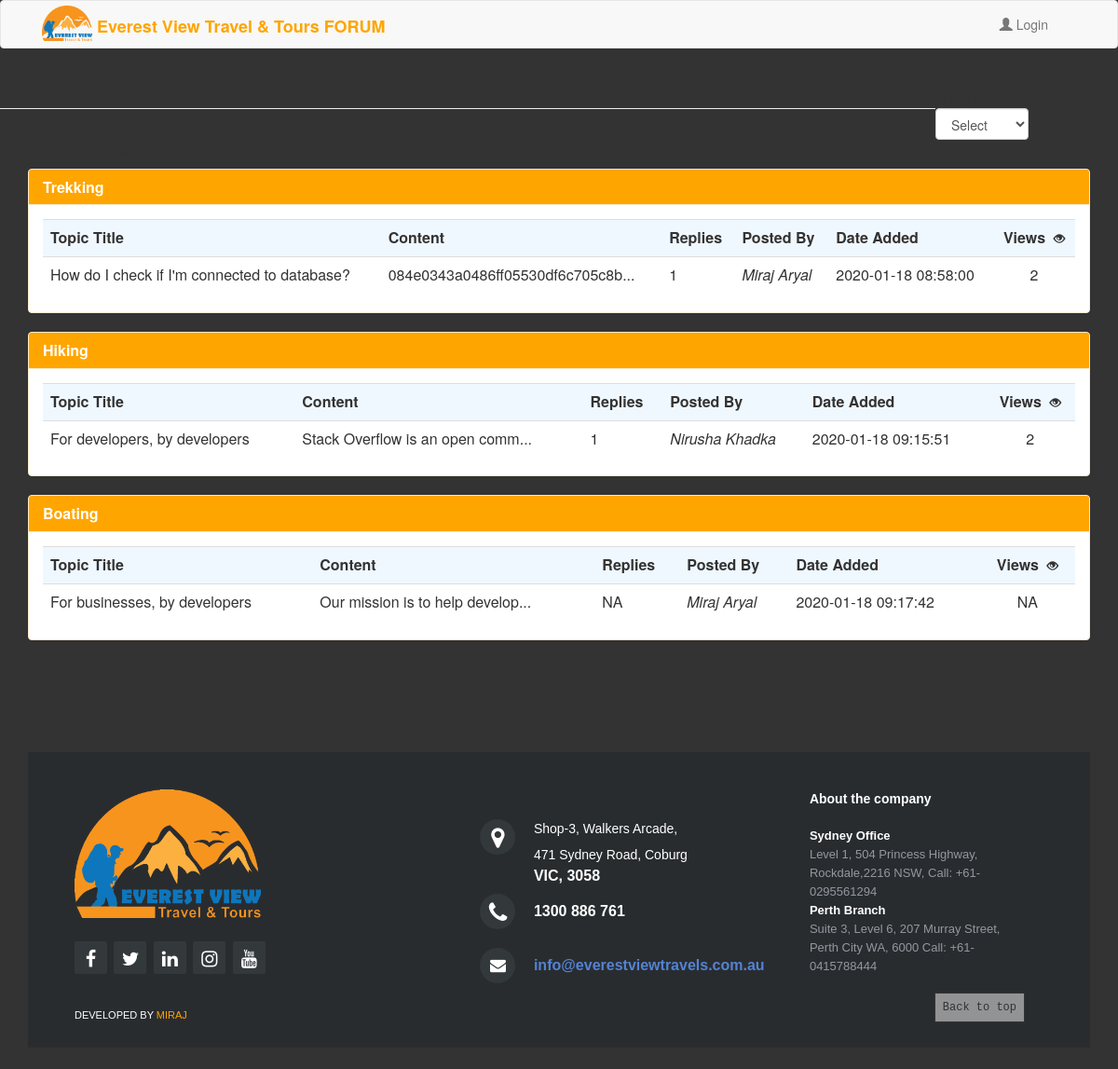
/pages/home.php (signed in), run on the app's committed database.
### tables this page shows
CREATE TABLE `category` (
  `cat_id` int(12) NOT NULL,
  `category` varchar(200) DEFAULT NULL
);

CREATE TABLE `tblpost` (
  `post_Id` int(11) NOT NULL,
  `title` varchar(255) DEFAULT NULL,
  `content` text,
  `datetime` datetime DEFAULT NULL,
  `cat_id` int(12) DEFAULT NULL,
  `user_Id` int(12) DEFAULT NULL,
  `approve` int(11) NOT NULL,
  `view` int(11) NOT NULL DEFAULT '0'
);

CREATE TABLE `tbluser` (
  `user_Id` int(11) NOT NULL,
  `fname` varchar(255) DEFAULT NULL,
  `lname` varchar(255) DEFAULT NULL
);

### pages/home.php (the view, shortened to what this page needs)
<?php include "header.php";?>
<hr>
<div class="container" style="margin:2% auto;min-height:300px;">
    <h4><b><p style="margin-left: 10;">Latest Discussion</p></b></h4>
    <?php  include "../functions/db.php";
    $sel = mysqli_query($con,"SELECT * from category");
    while($row=mysqli_fetch_assoc($sel)){
        extract($row);
        $sel2 = mysqli_query($con,"SELECT * from tblpost where cat_id='$cat_id' AND approve=1");
        $check=mysqli_fetch_assoc($sel2);
        echo '<div class=" col-md-12 col-sm-12" style="padding:1%;padding: 0;margin: 0;"><div class="panel panel-warning" >
        <div class="panel-heading" style="color:blak!important; background-color:orange!important;">
            <h3 class="panel-title" style="color: white;"><b>'.$category.'</b></h3>
        </div>
        <div class="panel-body" style="padding-bottom: 0px;">';
            if(!empty($check['title']))
            {
                echo '<table class="table table-stripped">
                <tr style="background-color: aliceblue;">
                    <th>Topic Title</th>
                    <th>Content</th>
                    <th>Replies</th>
                    <th>Posted By</th>
                    <th>Date Added</th>
                    <th style="text-align:center">Views  &nbsp;<span class="glyphicon glyphicon-eye-open" style="font-size:12px;"></span></th>
                </tr>';
                $sel1 = mysqli_query($con,"SELECT * from tblpost where cat_id='$cat_id'  AND approve=1 ORDER BY post_Id DESC LIMIT 4");
                while($row1=mysqli_fetch_assoc($sel1)){
                    extract($row1);
                    $comcount=mysqli_query($con,"SELECT count(post_Id) as c from tblcomment where post_Id=$post_Id");
                    $count=mysqli_fetch_assoc($comcount);
                    extract($count);
                    echo '<tr class="clickable-row" data-href="content.php?post_id='.$post_Id.'" style="cursor:pointer;">';
                    echo '<td>'.$title.'</td>';
                    echo '<td>'.wordwrap(substr($content,0,30),50,"<br>\n")."...".'</td>';
                    if($c==0){
                        echo '<td>NA</td>';
                    }
                    else{
                        echo '<td>'.$c.'</td>';
                    }
                    $usersql=mysqli_query($con,"SELECT * from tbluser where user_Id=$user_Id");
                    $user=mysqli_fetch_assoc($usersql);
                    if($user)
                    {
                        extract($user);
                        echo '<td><i>'.$fname.' '.$lname.'</i></td>';
                    }
                    else
                    {
                        echo '<td><i> Admin</i></td>';
                    }
                    echo '<td>'.$datetime.'</td>';
                    if($view!=0)
                        {echo '<td style="text-align:center">'.$view.'</td>';}
                    else{ echo '<td style="text-align:center">NA</td>';}
                    echo '</tr>';
                }
                echo '</table>';
            }else{
                echo '<center><p style="font-size:20px;padding:30px;">No Post</p></center>';
            }
            echo '</div></div></div>';
        }
        ?>
        <div class="text-center center-block">
            <br />
        </div>
        <?php include "footer.php";?>
        <a onclick="topFunction()" id="myBtn" title="Go to top" style="display: block;">Back to top</a>
    </body>
    </html>

### pages/header.php (shortened to what this page needs)
<?php
$username=$_SESSION['username'];
include "../functions/db.php";
?>
<html>
<head>
	<link rel="stylesheet" type="text/css" href="../css/global.css">
	<link rel="stylesheet" type="text/css" href="../css/bootstrap.css">
	<link rel="stylesheet" type="text/css" href="../css/bootstrap.min.css">
  <link href="//netdna.bootstrapcdn.com/font-awesome/4.0.3/css/font-awesome.css" rel="stylesheet">
</head>
<body style="background-color:#333;">
  <nav class="navbar navbar-default ">
    <div class="container">
      <div class="navbar-header page-scroll">
        <a class="navbar-brand page-scroll" href="home.php"></a>
      </div>
      <div class="navbar-header">
        <a class="navbar-brand" href="home.php" style="color:#ffa500;"><img src="../everestlogo.png" height="38px" width="54px" style="margin-top:-10;">&nbsp;<b>Everest View Travel & Tours FORUM</b></a>
      </div>
      <div class="collapse navbar-collapse" id="bs-example-navbar-collapse-1">
              <div>
              <?php if($username!='guest'){?>
                 <ul class="nav navbar-nav navbar-right">
                   <li><button class="btn btn-warning pull-right" style="margin-top:5%; background-color:orange !important;margin-right: 24px;"><a href="#quest" style="text-decoration:none!important;color:white!important;">Post a Question</a></button></li>
                   <li style="padding-left:10px;"><a href="#" ><span class="glyphicon glyphicon-user"></span> <?php echo ucfirst($username);?></a></li>
                   <li  style="padding-left:10px;padding-right:30px;"><a href="logout.php"><span class="glyphicon glyphicon-log-out"></span> Logout</a></li>
                </ul>
              <?php }elseif($username=='guest'){?>
              <ul class="nav navbar-nav navbar-right">
                   <li  style="padding-left:10px;padding-right:30px;"><a href="logout.php"><span class="glyphicon glyphicon-user"></span> Login</a></li>
                </ul>
              <?php }?>
               </div>
             </div>
           </div>
         </nav>
         <div style="padding:1% 8%;">
        </div><div style="clear:both;"></div>
      <div class="pull-right" style="margin-right:8%;">
       &nbsp;Jump to:<select class="form-control"  onchange="location = this.value;">
       <option value="home.php"><i>Select</i></option>
       <?php $select = mysqli_query($con,"SELECT * from category");
       while($rows=mysqli_fetch_assoc($select)){
        extract($rows);?>
        <option value="details.php?cid=<?php echo $cat_id;?>"><?php echo $category;?></option>
        <?php }?></select></div>

### pages/footer.php
<footer class="footer-distributed">
    <div class="footer-left">
      <img src="everestlogo.png" height="138px" width="200px">
      <div class="footer-icons">
        <a href="https://www.facebook.com/everestviewtravel/?ref=br_rs"><i class="fa fa-facebook" style="line-height:38px;"></i></a>
        <a href="#"><i class="fa fa-twitter" style="line-height:38px;"></i></a>
        <a href="#"><i class="fa fa-linkedin" style="line-height:38px;"></i></a>
        <a href="#"><i class="fa fa-instagram" style="line-height:38px;"></i></a>
        <a href="#"><i class="fa fa-youtube" style="line-height:38px;"></i></a>
    </div>
</div>
<div class="footer-center">
    <div>
        <i class="fa fa-map-marker"></i>
        <p><span><br>Shop-3, Walkers Arcade,<br>
            471 Sydney Road, Coburg</span> VIC, 3058</p>
        </div>
        <div>
            <i class="fa fa-phone"></i>
            <p> 1300 886 761</p>
        </div>
        <div>
            <i class="fa fa-envelope"></i>
            <p><a href="mailto:info@everestviewtravels.com.au">info@everestviewtravels.com.au</a></p>
        </div>
    </div>
    <div class="footer-right">
        <p class="footer-company-about">
            <span>About the company</span>
            <b style="color:white;">Sydney Office</b><br>
            Level 1, 504 Princess Highway,
            Rockdale,2216 NSW,
            Call: +61-0295561294 <br>
            <b style="color:white;">Perth Branch</b><br>
            Suite 3, Level 6, 207 Murray Street,
            Perth City WA, 6000
            Call: +61-0415788444
        </p>
    </div>
    <br><br>
    <div class="pull-left">
    <p style="color:white;font-family:arial, sans-serif;font-size:11px;font-weight:lighter;
    text-transform: uppercase;width:100%;background-image:url('dev.png');">Developed by <a href="http://www.fb.com/miraj977" style="color:orange;">Miraj</a></p></div>
</footer>

### css/global.css (style rules this page uses)
body { background-color: #333; }
#myBtn { display: none; text-decoration: none; cursor: pointer; position: fixed; bottom: 50px; right: 100px; z-index: 99; color: #333; padding: 8px; font-size: 12px; font-family: "Source Code Pro", monospace; background: #ffffff7d; border: 1px solid #333; line-height: 14px; }
.footer-distributed { background-color: #292c2f; box-shadow: 0 1px 1px 0 rgba(0, 0, 0, 0.12); box-sizing: border-box; width: 100%; text-align: left; font: bold 16px sans-serif; padding: 40px 50px; margin-top: 80px; }
.footer-distributed .footer-left, .footer-distributed .footer-center, .footer-distributed .footer-right { display: inline-block; vertical-align: top; }
.footer-distributed .footer-left { width: 40%; }
.footer-distributed .footer-center { width: 35%; }
.footer-distributed .footer-center i { background-color: #33383b; color: #ffffff; font-size: 25px; width: 38px; height: 38px; border-radius: 50%; text-align: center; line-height: 42px; margin: 10px 15px; vertical-align: middle; }
.footer-distributed .footer-center i.fa-envelope { font-size: 17px; line-height: 38px; }
.footer-distributed .footer-center p { display: inline-block; color: #ffffff; vertical-align: middle; margin:0; }
.footer-distributed .footer-center p span { display:block; font-weight: normal; font-size:14px; line-height:2; }
.footer-distributed .footer-center p a { color: #5383d3; text-decoration: none;; }
.footer-distributed .footer-right { width: 20%; }
.footer-distributed .footer-company-about { line-height: 20px; color: #92999f; font-size: 13px; font-weight: normal; margin: 0; }
.footer-distributed .footer-company-about span { display: block; color: #ffffff; font-size: 14px; font-weight: bold; margin-bottom: 20px; }
.footer-distributed .footer-icons { margin-top: 25px; }
.footer-distributed .footer-icons a { display: inline-block; width: 35px; height: 35px; cursor: pointer; background-color: #33383b; border-radius: 2px; font-size: 20px; color: #ffffff; text-align: center; line-height: 35px; margin-right: 3px; margin-bottom: 5px; }

### data on the page
category: category "Trekking"
tblpost: title "How do I check if I'm connected to database?", content "084e0343a0486ff05530df6c705c8b", c "1", user_Id.fname "Miraj", user_Id.lname "Aryal", datetime "2020-01-18 08:58:00", view "2"
category: category "Hiking"
tblpost: title "For developers, by developers", content "Stack Overflow is an open comm", c "1", user_Id.fname "Nirusha", user_Id.lname "Khadka", datetime "2020-01-18 09:15:51", view "2"
category: category "Boating"
tblpost: title "For businesses, by developers", content "Our mission is to help develop", shows "NA", user_Id.fname "Miraj", user_Id.lname "Aryal", datetime "2020-01-18 09:17:42", view "NA"
